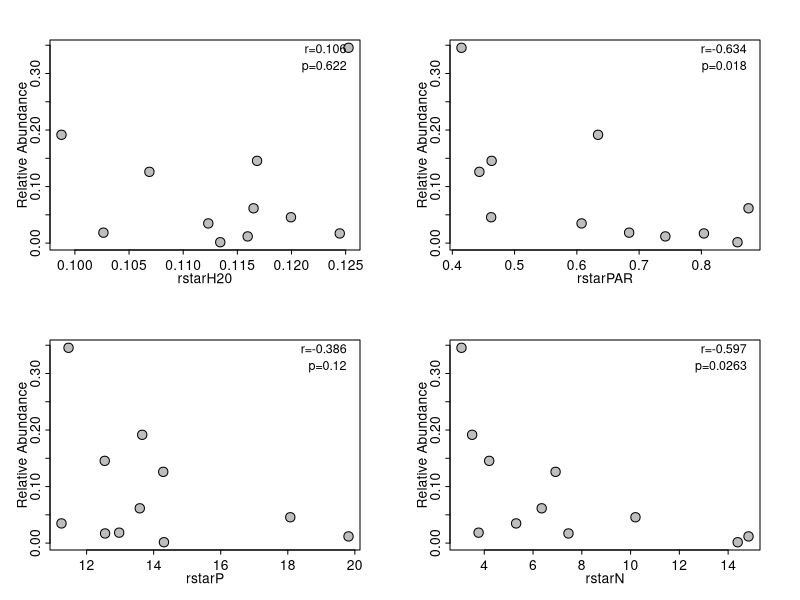
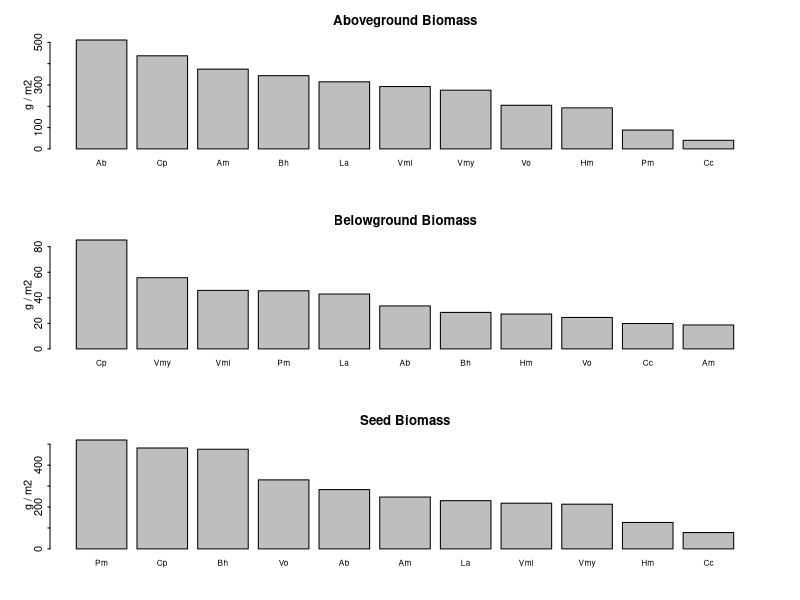
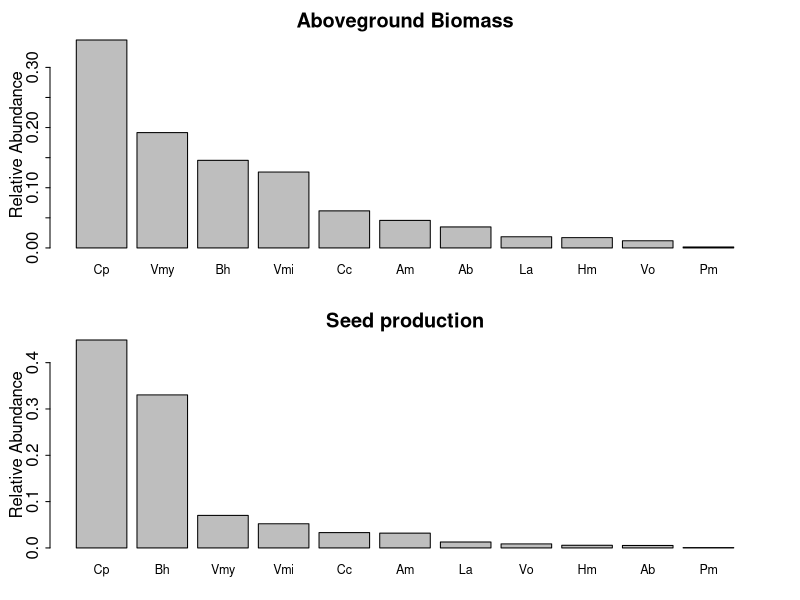

Write R code to recreate these figures, in order.
### Data Exploration for Lizzie
## Exploring R*, relative abundance, seed production for 11 California Annuals

## October 2016, small edits by Lizzie ##

## Set home directory
setwd("~/Documents/git/projects/temporalvar/parameternotes/fromJanneke/analyses")

## Read in data
PlotDat <- read.csv("input/PlotDat.csv", header = TRUE)
SpeciesDat <- read.csv("input/SpeciesDat.csv", header = TRUE)
InflDat <- read.csv("input/InflDat.csv", header=TRUE)
SeedDat <- read.csv("input/SeedDat.csv", header=TRUE)

### Examine correlation between R* and relative abundance in competition, ungrazed plots
#Extract R* per species
rstarH20 <- tapply(PlotDat[,4], as.factor(PlotDat[,3]), mean)
rstarPAR <- tapply(PlotDat[,5], as.factor(PlotDat[,3]), mean)
rstarP <- tapply(PlotDat[,6], as.factor(PlotDat[,3]), mean)
rstarN <- tapply(PlotDat[,7], as.factor(PlotDat[,3]), mean)
Rstarall <- cbind(rstarH20,rstarPAR, rstarP, rstarN)

#Remove Rstar values for mixtures, bare plots, and one species that did not germinate
Rstarall <- Rstarall[-c(2,4,8,11,12),]

#Calculate relative abundance of each species in mixture plots (Above ground biomass)
MixtureDat <- SpeciesDat[SpeciesDat[,3]=="All",]
totbio <- tapply(MixtureDat[,5],as.factor(MixtureDat[,2]),sum)
MixtureDat <- merge(MixtureDat, totbio, by.x="Plot", by.y="row.names")
relabun <- MixtureDat[,5]/MixtureDat[,8]
MixtureDat <- cbind(MixtureDat, relabun)
dimnames(MixtureDat)[[2]][8:9] <- c("Total Biomass","RAb")

#Calculate the average relative abundance
mrelabun <- tapply(MixtureDat[,9], as.factor(MixtureDat[,4]), mean)

#Merge
RstarBio <- merge(Rstarall, mrelabun, by="row.names")
dimnames(RstarBio)[[2]][c(1,6)] <- c("Spp","RA")

#plot
quartz(width=6, height=6)
par(mfrow=c(2,2), omi=c(0,0,0,0), mai=c(0.5,0.5,0.4,0.4), tck=-0.02, mgp=c(1.2,0.4,0))

for(i in 2:5){
  plot(RstarBio[,i],RstarBio[,6], xlab=dimnames(RstarBio)[[2]][i], cex=1.5, ylab="Relative Abundance", pch=21, bg="grey")
  test <- cor.test(RstarBio[,i],RstarBio[,6], alternative="less")
  mtext(paste("r=",signif(test$estimate,3), sep="", collapse=NULL), side=3, adj=0.95, line=-1, cex=0.75)
  mtext(paste("p=",signif(test$p.value,3), sep="", collapse=NULL), side=3, adj=0.95, line=-2, cex=0.75)
}


##Calucate biomass of aboveground, belowground, seeds in monoculture
#Subset monocultures
MonoDat <- PlotDat[PlotDat[,3]!="All"&PlotDat[,3]!="Exotic"&PlotDat[,3]!="Native"
                      &PlotDat[,3]!="Bare"&PlotDat[,3]!="Mm",] # only monocultures that had significant germination

#Scale aboveground / below ground biomass to m2 basis
MonoDat[,8] <- MonoDat[,8] / (0.5*0.1) #clipstrip of 0.5 x 0.1 meters
MonoDat[,9] <- MonoDat[,9] / (2 * pi * 0.025^2) #2 soil cores, 5 cm diameter

#Add seed set
Sdwght <- rep(NA, times=dim(MonoDat)[1])

for(i in 1:dim(MonoDat)[1]){
  plt <- MonoDat[i,2]; sp <- as.character(MonoDat[i,3])
  inflm2 <- SpeciesDat[SpeciesDat[,2]==plt,6] / SpeciesDat[SpeciesDat[,2]==plt,7] #inflorescence per m2
  inflwht <- mean(InflDat[InflDat[,2]==plt & InflDat[,3]==sp,7])
  if(inflm2==0 &is.na(inflwht)==TRUE){inflwht <- 0}
  if(inflm2>0 &is.na(inflwht)==TRUE){inflwht <- mean(InflDat[InflDat[,3]==sp,7])}
  
  Sdwght[i] <- inflm2*inflwht
  
  if(sp=="Ab"|sp=="Am"|sp=="Cc"|sp=="Cp"){
    seedunitinfl <- mean(na.omit(InflDat[InflDat[,2]==plt & InflDat[,3]==sp,5]))
    seednounit <- mean(na.omit(InflDat[InflDat[,2]==plt & InflDat[,3]==sp,6]))
    if(is.na(seedunitinfl)==TRUE){seedunitinfl <- mean(na.omit(InflDat[InflDat[,3]==sp,5]))}
    if(is.na(seednounit)==TRUE){seednounit <- mean(na.omit(InflDat[InflDat[,3]==sp,6]))}
    seedweight <- SeedDat[SeedDat[,1]==sp,2]
    Sdwght[i] <- inflm2 * seedunitinfl * seednounit * seedweight
  }
}

#Merge
MonoDat <- cbind(MonoDat, Sdwght)

#averages
AbvBio <- tapply(MonoDat[,8], as.factor(MonoDat[,3]), mean); AbvBio <- AbvBio[is.na(AbvBio)==FALSE]
BlwBio <- tapply(MonoDat[is.na(MonoDat[,9])==FALSE,9], as.factor(MonoDat[is.na(MonoDat[,9])==FALSE,3]), mean); BlwBio <- BlwBio[is.na(BlwBio)==FALSE] 
SdBio <- tapply(MonoDat[,10], as.factor(MonoDat[,3]), mean); SdBio <- SdBio[is.na(SdBio)==FALSE]


#Plot of biomass per m2 in monoculture
quartz(width=5, height=8)
par(mfrow=c(3,1), omi=c(0,0,0,0), mai=c(0.5,0.5,0.4,0.4), tck=-0.02, mgp=c(1.2,0.4,0))
barplot(AbvBio[order(AbvBio,decreasing=TRUE)], cex.names=0.75, ylab="g / m2")
title("Aboveground Biomass")
barplot(BlwBio[order(BlwBio,decreasing=TRUE)], cex.names=0.75, ylab="g / m2")
title("Belowground Biomass")
barplot(SdBio[order(SdBio,decreasing=TRUE)], cex.names=0.75, ylab="g / m2")
title("Seed Biomass")


##calculate relative abundance as above ground biomass and seed in mixtures
#first calculate total seed biomass per m2
Sdwght <- rep(NA, times=dim(MixtureDat)[1])

for(i in 1:dim(MixtureDat)[1]){
  plt <- MixtureDat[i,1]; sp <- as.character(MixtureDat[i,4])
  inflm2 <- MixtureDat[i,6] / MixtureDat[i,7] #inflorescence per m2
  inflwht <- mean(InflDat[InflDat[,2]==plt & InflDat[,3]==sp,7])
  if(inflm2==0 &is.na(inflwht)==TRUE){inflwht <- 0}
  Sdwght[i] <- inflm2*inflwht
  
  if(sp=="Ab"|sp=="Am"|sp=="Cc"|sp=="Cp"){
    seedunitinfl <- mean(na.omit(InflDat[InflDat[,2]==plt & InflDat[,3]==sp,5]))
    seednounit <- mean(na.omit(InflDat[InflDat[,2]==plt & InflDat[,3]==sp,6]))
       if(is.na(seedunitinfl)==TRUE){seedunitinfl <- mean(na.omit(InflDat[InflDat[,3]==sp,5]))}
       if(is.na(seednounit)==TRUE){seednounit <- mean(na.omit(InflDat[InflDat[,3]==sp,6]))}
    seedweight <- SeedDat[SeedDat[,1]==sp,2]
    Sdwght[i] <- inflm2 * seedunitinfl * seednounit * seedweight
  }
}

#Merge
MixtureDat <- cbind(MixtureDat, Sdwght)
totsbio <- tapply(MixtureDat[,10],as.factor(MixtureDat[,1]),sum)
MixtureDat <- merge(MixtureDat, totsbio, by.x="Plot", by.y="row.names")
relabuns <- MixtureDat[,10]/MixtureDat[,11]
MixtureDat <- cbind(MixtureDat, relabuns)
dimnames(MixtureDat)[[2]][11:12] <- c("Total Seed Biomass", "RAs")

##Average relative abundance: Biomass & seeds
RAbio <- tapply(MixtureDat[,9], as.factor(MixtureDat[,4]), mean) 
RAseed <- tapply(MixtureDat[,12], as.factor(MixtureDat[,4]), mean)

#Plot of relative abundance in mixture
quartz(width=6, height=8)
par(mfrow=c(2,1), omi=c(0,0,0,0), mai=c(0.5,0.5,0.4,0.4), tck=-0.02, mgp=c(1.2,0.4,0))
barplot(RAbio[order(RAbio,decreasing=TRUE)], cex.names=0.75, ylab="Relative Abundance")
title("Aboveground Biomass")
barplot(RAseed[order(RAseed,decreasing=TRUE)], cex.names=0.75, ylab="Relative Abundance")
title("Seed production")


## Below is by Lizzie ##
## Try to get biomass to seed conversion ##

## From MidlandControlData.xlsx: #
# NReproInfl --	Number of reproductive infloresences at peak biomass in Inflorescence plot.
# Can multiply by seed weight/inflorescence to get an estimate of seed biomass / m2
# ...but, wait, Janneke did all this above!

##
## Geeting seed per unit biomass info ...

# I believe that ...
# - Seed weight is calculated per m2
# - Clip strips were 0.5 x 0.1 m and are what's given in Abvbiom for mixtures
# So for the mixture plots I will take MixtureDat$Abvbiom x 20 and use that for the biomass to compare to seed weight....

## Mixture plots: Biomass & seeds
Mixbio <- tapply(MixtureDat$Abvbiom*20, as.factor(MixtureDat$Species), mean) 
Mixseed <- tapply(MixtureDat$Sdwght, as.factor(MixtureDat$Species), mean)
Mixseed/Mixbio

## Monoculture plots: Biomass & seeds
SdBio/AbvBio

## Across all mixture and monoculture plots
Allbio <- tapply(c(MonoDat$AbvBiomass, MixtureDat$Abvbiom*20), c(as.character(MixtureDat$Species),
    as.character(MonoDat$Comp)), mean) 
Allseed <- tapply(c(MonoDat$Sdwght, MixtureDat$Sdwght), c(as.character(MixtureDat$Species),
    as.character(MonoDat$Comp)), mean) 

Allseed/Allbio
